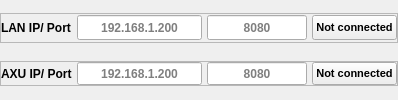
                 <widget class="QWidget" name="tabLAN">
                  <attribute name="title">
                   <string>LAN</string>
                  </attribute>
                  <layout class="QVBoxLayout" name="verticalLayout_3">
                   <property name="spacing">
                    <number>5</number>
                   </property>
                   <property name="leftMargin">
                    <number>0</number>
                   </property>
                   <property name="topMargin">
                    <number>0</number>
                   </property>
                   <property name="rightMargin">
                    <number>0</number>
                   </property>
                   <property name="bottomMargin">
                    <number>0</number>
                   </property>
                   <item>
                    <widget class="QFrame" name="frameCommuincationLAN">
                     <property name="minimumSize">
                      <size>
                       <width>0</width>
                       <height>30</height>
                      </size>
                     </property>
                     <property name="maximumSize">
                      <size>
                       <width>16777215</width>
                       <height>30</height>
                      </size>
                     </property>
                     <property name="frameShape">
                      <enum>QFrame::StyledPanel</enum>
                     </property>
                     <property name="frameShadow">
                      <enum>QFrame::Raised</enum>
                     </property>
                     <layout class="QHBoxLayout" name="horizontalLayout_13">
                      <property name="spacing">
                       <number>5</number>
                      </property>
                      <property name="leftMargin">
                       <number>0</number>
                      </property>
                      <property name="topMargin">
                       <number>0</number>
                      </property>
                      <property name="rightMargin">
                       <number>0</number>
                      </property>
                      <property name="bottomMargin">
                       <number>0</number>
                      </property>
                      <item>
                       <widget class="QLabel" name="label_40">
                        <property name="font">
                         <font>
                          <family>Arial</family>
                          <pointsize>9</pointsize>
                          <weight>75</weight>
                          <bold>true</bold>
                         </font>
                        </property>
                        <property name="text">
                         <string>LAN IP/ Port</string>
                        </property>
                       </widget>
                      </item>
                      <item>
                       <widget class="QLineEdit" name="txtLanIp">
                        <property name="sizePolicy">
                         <sizepolicy hsizetype="Preferred" vsizetype="Preferred">
                          <horstretch>0</horstretch>
                          <verstretch>0</verstretch>
                         </sizepolicy>
                        </property>
                        <property name="maximumSize">
                         <size>
                          <width>16777215</width>
                          <height>25</height>
                         </size>
                        </property>
                        <property name="font">
                         <font>
                          <family>Arial</family>
                          <pointsize>9</pointsize>
                          <weight>75</weight>
                          <bold>true</bold>
                         </font>
                        </property>
                        <property name="alignment">
                         <set>Qt::AlignCenter</set>
                        </property>
                        <property name="placeholderText">
                         <string>192.168.1.200</string>
                        </property>
                       </widget>
                      </item>
                      <item>
                       <widget class="QLineEdit" name="txtLanPort">
                        <property name="sizePolicy">
                         <sizepolicy hsizetype="Preferred" vsizetype="Preferred">
                          <horstretch>0</horstretch>
                          <verstretch>0</verstretch>
                         </sizepolicy>
                        </property>
                        <property name="maximumSize">
                         <size>
                          <width>100</width>
                          <height>25</height>
                         </size>
                        </property>
                        <property name="font">
                         <font>
                          <family>Arial</family>
                          <pointsize>9</pointsize>
                          <weight>75</weight>
                          <bold>true</bold>
                         </font>
                        </property>
                        <property name="alignment">
                         <set>Qt::AlignCenter</set>
                        </property>
                        <property name="placeholderText">
                         <string>8080</string>
                        </property>
                       </widget>
                      </item>
                      <item>
                       <widget class="QPushButton" name="btnLanConnect">
                        <property name="sizePolicy">
                         <sizepolicy hsizetype="Preferred" vsizetype="Preferred">
                          <horstretch>0</horstretch>
                          <verstretch>0</verstretch>
                         </sizepolicy>
                        </property>
                        <property name="maximumSize">
                         <size>
                          <width>16777215</width>
                          <height>25</height>
                         </size>
                        </property>
                        <property name="font">
                         <font>
                          <family>Arial</family>
                          <pointsize>8</pointsize>
                          <weight>75</weight>
                          <bold>true</bold>
                         </font>
                        </property>
                        <property name="cursor">
                         <cursorShape>PointingHandCursor</cursorShape>
                        </property>
                        <property name="text">
                         <string>Not connected</string>
                        </property>
                       </widget>
                      </item>
                     </layout>
                    </widget>
                   </item>
                   <item>
                    <widget class="QFrame" name="frameCommunicationAXU">
                     <property name="minimumSize">
                      <size>
                       <width>0</width>
                       <height>25</height>
                      </size>
                     </property>
                     <property name="maximumSize">
                      <size>
                       <width>16777215</width>
                       <height>25</height>
                      </size>
                     </property>
                     <property name="frameShape">
                      <enum>QFrame::StyledPanel</enum>
                     </property>
                     <property name="frameShadow">
                      <enum>QFrame::Raised</enum>
                     </property>
                     <layout class="QHBoxLayout" name="horizontalLayout_14">
                      <property name="spacing">
                       <number>5</number>
                      </property>
                      <property name="leftMargin">
                       <number>0</number>
                      </property>
                      <property name="topMargin">
                       <number>0</number>
                      </property>
                      <property name="rightMargin">
                       <number>0</number>
                      </property>
                      <property name="bottomMargin">
                       <number>0</number>
                      </property>
                      <item>
                       <widget class="QLabel" name="label_41">
                        <property name="font">
                         <font>
                          <family>Arial</family>
                          <pointsize>9</pointsize>
                          <weight>75</weight>
                          <bold>true</bold>
                         </font>
                        </property>
                        <property name="text">
                         <string>AXU IP/ Port</string>
                        </property>
                       </widget>
                      </item>
                      <item>
                       <widget class="QLineEdit" name="txtLanAxuIp">
                        <property name="sizePolicy">
                         <sizepolicy hsizetype="Preferred" vsizetype="Preferred">
                          <horstretch>0</horstretch>
                          <verstretch>0</verstretch>
                         </sizepolicy>
                        </property>
                        <property name="maximumSize">
                         <size>
                          <width>16777215</width>
                          <height>25</height>
                         </size>
                        </property>
                        <property name="font">
                         <font>
                          <family>Arial</family>
                          <pointsize>9</pointsize>
                          <weight>75</weight>
                          <bold>true</bold>
                         </font>
                        </property>
                        <property name="alignment">
                         <set>Qt::AlignCenter</set>
                        </property>
                        <property name="placeholderText">
                         <string>192.168.1.200</string>
                        </property>
                       </widget>
                      </item>
                      <item>
                       <widget class="QLineEdit" name="txtLanAxuPort">
                        <property name="sizePolicy">
                         <sizepolicy hsizetype="Preferred" vsizetype="Preferred">
                          <horstretch>0</horstretch>
                          <verstretch>0</verstretch>
                         </sizepolicy>
                        </property>
                        <property name="maximumSize">
                         <size>
                          <width>100</width>
                          <height>25</height>
                         </size>
                        </property>
                        <property name="font">
                         <font>
                          <family>Arial</family>
                          <pointsize>9</pointsize>
                          <weight>75</weight>
                          <bold>true</bold>
                         </font>
                        </property>
                        <property name="alignment">
                         <set>Qt::AlignCenter</set>
                        </property>
                        <property name="placeholderText">
                         <string>8080</string>
                        </property>
                       </widget>
                      </item>
                      <item>
                       <widget class="QPushButton" name="btnLanAxuConnect">
                        <property name="sizePolicy">
                         <sizepolicy hsizetype="Preferred" vsizetype="Preferred">
                          <horstretch>0</horstretch>
                          <verstretch>0</verstretch>
                         </sizepolicy>
                        </property>
                        <property name="maximumSize">
                         <size>
                          <width>16777215</width>
                          <height>25</height>
                         </size>
                        </property>
                        <property name="font">
                         <font>
                          <family>Arial</family>
                          <pointsize>8</pointsize>
                          <weight>75</weight>
                          <bold>true</bold>
                         </font>
                        </property>
                        <property name="cursor">
                         <cursorShape>PointingHandCursor</cursorShape>
                        </property>
                        <property name="text">
                         <string>Not connected</string>
                        </property>
                       </widget>
                      </item>
                     </layout>
                    </widget>
                   </item>
                  </layout>
                 </widget>
